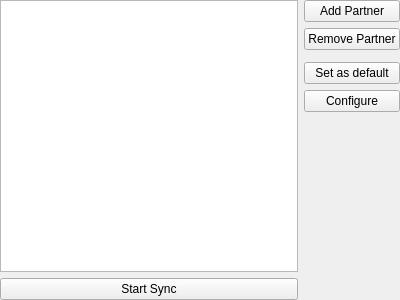
<?xml version="1.0" encoding="UTF-8"?>
<ui version="4.0">
 <class>ProfileListWidget</class>
 <widget class="QWidget" name="ProfileListWidget">
  <property name="geometry">
   <rect>
    <x>0</x>
    <y>0</y>
    <width>400</width>
    <height>300</height>
   </rect>
  </property>
  <property name="windowTitle">
   <string>Form</string>
  </property>
  <layout class="QGridLayout" name="gridLayout">
   <property name="margin">
    <number>0</number>
   </property>
   <item row="0" column="0" rowspan="6" colspan="4">
    <widget class="KListWidget" name="profileListWidget"/>
   </item>
   <item row="0" column="4">
    <widget class="KPushButton" name="addPartnerButton">
     <property name="text">
      <string>Add Partner</string>
     </property>
    </widget>
   </item>
   <item row="1" column="4">
    <widget class="KPushButton" name="removePartnerButton">
     <property name="text">
      <string>Remove Partner</string>
     </property>
    </widget>
   </item>
   <item row="3" column="4">
    <widget class="KPushButton" name="setAsDefaultButton">
     <property name="text">
      <string>Set as default</string>
     </property>
    </widget>
   </item>
   <item row="6" column="0" colspan="4">
    <widget class="KPushButton" name="startStopButton">
     <property name="text">
      <string>Start Sync</string>
     </property>
    </widget>
   </item>
   <item row="5" column="4">
    <spacer name="verticalSpacer">
     <property name="orientation">
      <enum>Qt::Vertical</enum>
     </property>
     <property name="sizeHint" stdset="0">
      <size>
       <width>20</width>
       <height>40</height>
      </size>
     </property>
    </spacer>
   </item>
   <item row="4" column="4">
    <widget class="KPushButton" name="kpushbutton">
     <property name="text">
      <string>Configure</string>
     </property>
    </widget>
   </item>
  </layout>
 </widget>
 <customwidgets>
  <customwidget>
   <class>KListWidget</class>
   <extends>QListWidget</extends>
   <header>klistwidget.h</header>
  </customwidget>
  <customwidget>
   <class>KPushButton</class>
   <extends>QPushButton</extends>
   <header>kpushbutton.h</header>
  </customwidget>
 </customwidgets>
 <resources/>
 <connections/>
</ui>
